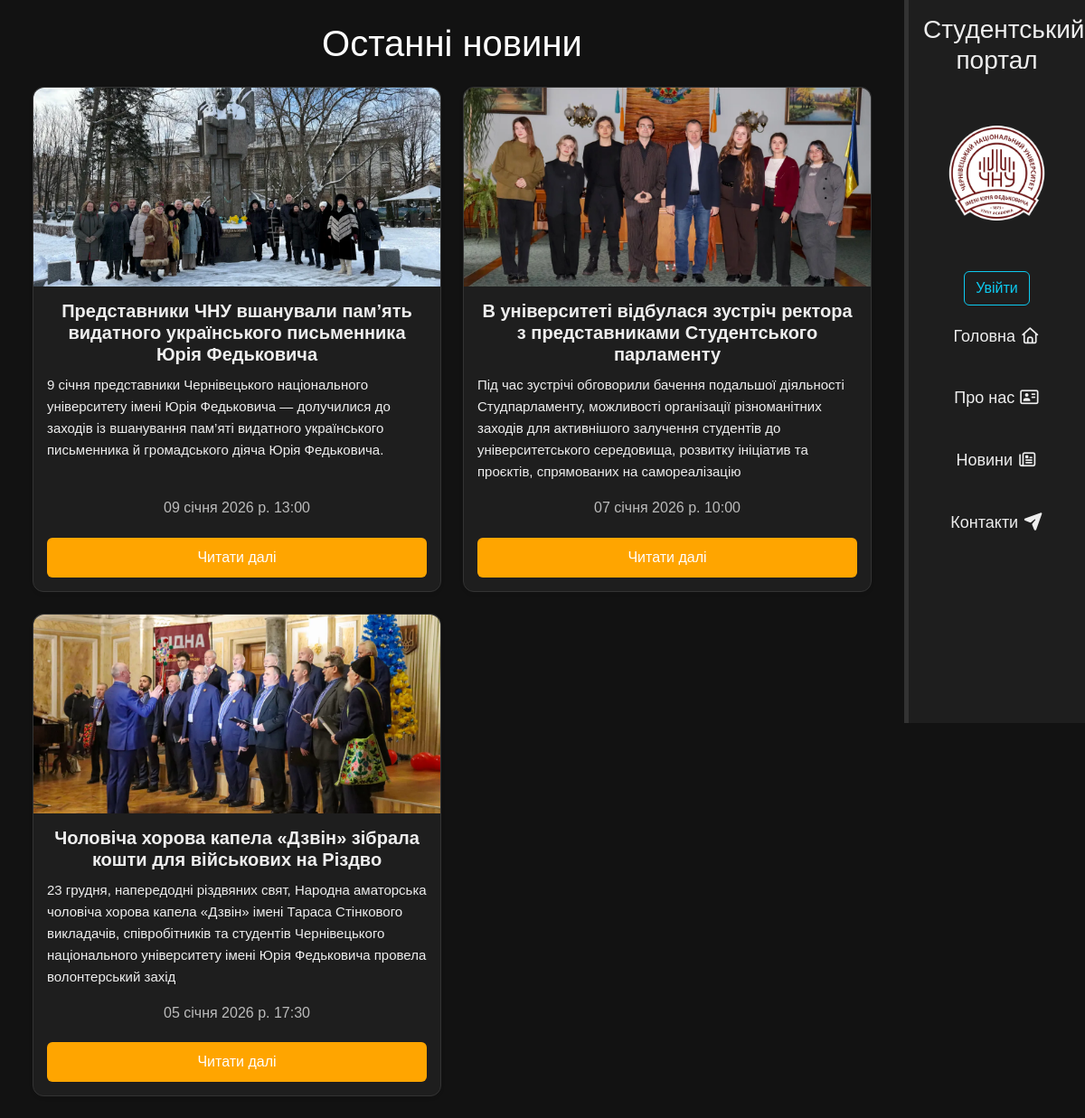
The page / on the database its author committed.
### news/models.py (models this page shows, shortened)
class Articles(models.Model):
    title = models.CharField('Назва новини',max_length=90)
    anons = models.CharField('Анонс',max_length=250)
    full_text = models.TextField('Новина')
    date = models.DateTimeField('Дата публікації')
    image = models.ImageField(upload_to="img", null=True, blank=True)
    class Meta:
        verbose_name = 'Новина'
        verbose_name_plural = 'Новини'

### main/views.py (the view)
# urls.py: path('', views.index, name= 'home'),
def index(request):
    news = Articles.objects.order_by('-id')[:3]
    data = {
        'title': 'Головна сторінка',
        'news': news
    }
    return render(request, 'main/index.html', data)

### user/context_processors.py (called while the page is built)
def user_login(request):
    return {
        'user_first': request.session.get('user_first'),
        'user_last': request.session.get('user_last'),
        'user_admin': request.session.get('user_admin'),
        'user_login': request.session.get('user_login'),
    }

### main/templates/main/index.html (shortened to what this page needs)
{% extends 'main/layout.html' %}
{% block content %}
<h1 class="text-center mb-4 features">Останні новини</h1>
<div class="container news-wrapper">
    {% if news %}
    <div class="news-grid">
        {% for el in news %}
        <div class="card news-card shadow-sm">
            {% if el.image %}
            <img src="{{ el.image.url }}" class="card-img-top" alt="{{ el.title }}">
            {% endif %}
            <div class="card-body d-flex flex-column">
                <h5 class="card-title text-center">{{ el.title }}</h5>
                <p class="card-text">{{ el.anons }}</p>
                <p class="news-date text-center mt-auto mb-2">
                    {{ el.date }}
                </p>
                <a href="{% url 'news_detail' el.id %}" class="btn btn-warning-index w-100">
                    Читати далі
                </a>
            </div>
        </div>
        {% endfor %}
    </div>
    {% else %}
        <h3 class="text-center">Новин поки немає!</h3>
    {% endif %}
</div>
{% endblock %}

### main/templates/main/layout.html (shortened to what this page needs)
{% load static %}
<!DOCTYPE html>
<html lang="uk">
<head>
    <link href="https://cdn.jsdelivr.net/npm/bootstrap@5.3.3/dist/css/bootstrap.min.css" rel="stylesheet">
    <link rel="stylesheet" href="{% static 'main/css/main.css' %}">
    <link rel="stylesheet" href="https://cdnjs.cloudflare.com/ajax/libs/font-awesome/7.0.1/css/all.min.css">
</head>
<body>
<div class="container-fluid">
    <div class="row">
        <main class="col-12 col-md-9 col-lg-10 p-4 order-1 order-md-1">
            {% block content %}{% endblock %}
        </main>
        <aside class="col-md-3 col-lg-2 min-vh-100 d-none d-md-block sidebar p-3 order-2">
            <h3 class="text-center mb-3">Студентський портал</h3>
            <img src="{% static 'main/img/logo.png' %}" class="img-fluid mb-3" alt="logo">
            {% if user_login %}
            <p class="fw-bold text-center">
            <h3>{{ user_first }} {{ user_last }}</h3></p>
            <a href="{% url 'logout' %}" class="btn btn-danger">Вийти</a>
            {% else %}
            <a href="{% url 'login' %}" class="btn btn-outline-info">Увійти</a>
            {% endif %}
            <ul class="nav flex-column text-center">
                <li class="nav-item"><a class="nav-link" href="{% url 'home' %}">Головна <i class="fa-regular fa-house"></i></a></li>
                <li class="nav-item"><a class="nav-link" href="{% url 'about' %}">Про нас <i class="fa-regular fa-address-card"></i></a></li>
                <li class="nav-item"><a class="nav-link" href="{% url 'news_home' %}">Новини <i class="fa-regular fa-newspaper"></i></a></li>
                <li class="nav-item"><a class="nav-link" href="{% url 'contact' %}">Контакти <i class="fa-solid fa-paper-plane"></i></a></li>
            </ul>
        </aside>
    </div>
</div>
</body>
</html>

### main/static/main/css/main.css (style rules this page uses)
* { box-sizing: border-box; }
body { margin: 0; background: #121212; color: #eeeeee; font-family: Arial, sans-serif; line-height: 1.6; }
main { margin-right: 18%; padding: 24px; min-height: 100vh; }
aside { position: fixed; top: 0; right: 0; width: 18%; height: 100vh; background: #1e1e1e; color: #eeeeee; border-left: 5px solid #333; padding: 20px; text-align: center; }
aside > img { width: 80%; margin: 0 auto 15px; border-radius: 8px; display: block; }
aside .nav-link { color: #eeeeee; font-size: 18px; display: block; margin: 12px 0; text-decoration: none; }
.features { font-size: 40px; margin-bottom: 30px; color: #ffffff; text-align: center; }
.news-wrapper { width: 100%; }
.news-grid { display: grid; gap: 24px; grid-template-columns: 1fr; }
@media (min-width: 1024px) and (max-width: 1439px) { .news-grid { grid-template-columns: repeat(2, 1fr); } }
.news-card { background: #1e1e1e; color: #eeeeee; border: 1px solid #333; border-radius: 12px; display: flex; flex-direction: column; height: 100%; }
.card-img-top { width: 100%; height: 220px; object-fit: cover; border-radius: 12px 12px 0 0; }
.card-body { padding: 15px; display: flex; flex-direction: column; flex-grow: 1; }
.card-title { font-size: 20px; font-weight: bold; margin-bottom: 10px; text-align: center; }
.card-text { font-size: 15px; margin-bottom: 15px; }
.news-date { color: #bbb; font-weight: 500; margin-top: auto; text-align: center; }
.btn-warning-index { margin-top: 12px; background: orange; color: #fff; border: none; padding: 10px; border-radius: 6px; cursor: pointer; }

### rows shown on the page
Articles: image (picture), title "Представники ЧНУ вшанували пам’ять видатного українського письменника Юрія Федьковича", anons "9 січня представники Чернівецького національного університету імені Юрія Федьковича — долучилися до заходів із вшанування пам’яті видатного українського письменника й громадського діяча Юрія Федьковича.", date "09 січня 2026 р. 13:00"
Articles: image (picture), title "В університеті відбулася зустріч ректора з представниками Студентського парламенту", anons "Під час зустрічі обговорили бачення подальшої діяльності Студпарламенту, можливості організації різноманітних заходів для активнішого залучення студентів до університетського середовища, розвитку ініціатив та проєктів, спрямованих на самореалізацію", date "07 січня 2026 р. 10:00"
Articles: image (picture), title "Чоловіча хорова капела «Дзвін» зібрала кошти для військових на Різдво", anons "23 грудня, напередодні різдвяних свят, Народна аматорська чоловіча хорова капела «Дзвін» імені Тараса Стінкового викладачів, співробітників та студентів Чернівецького національного університету імені Юрія Федьковича провела волонтерський захід", date "05 січня 2026 р. 17:30"
